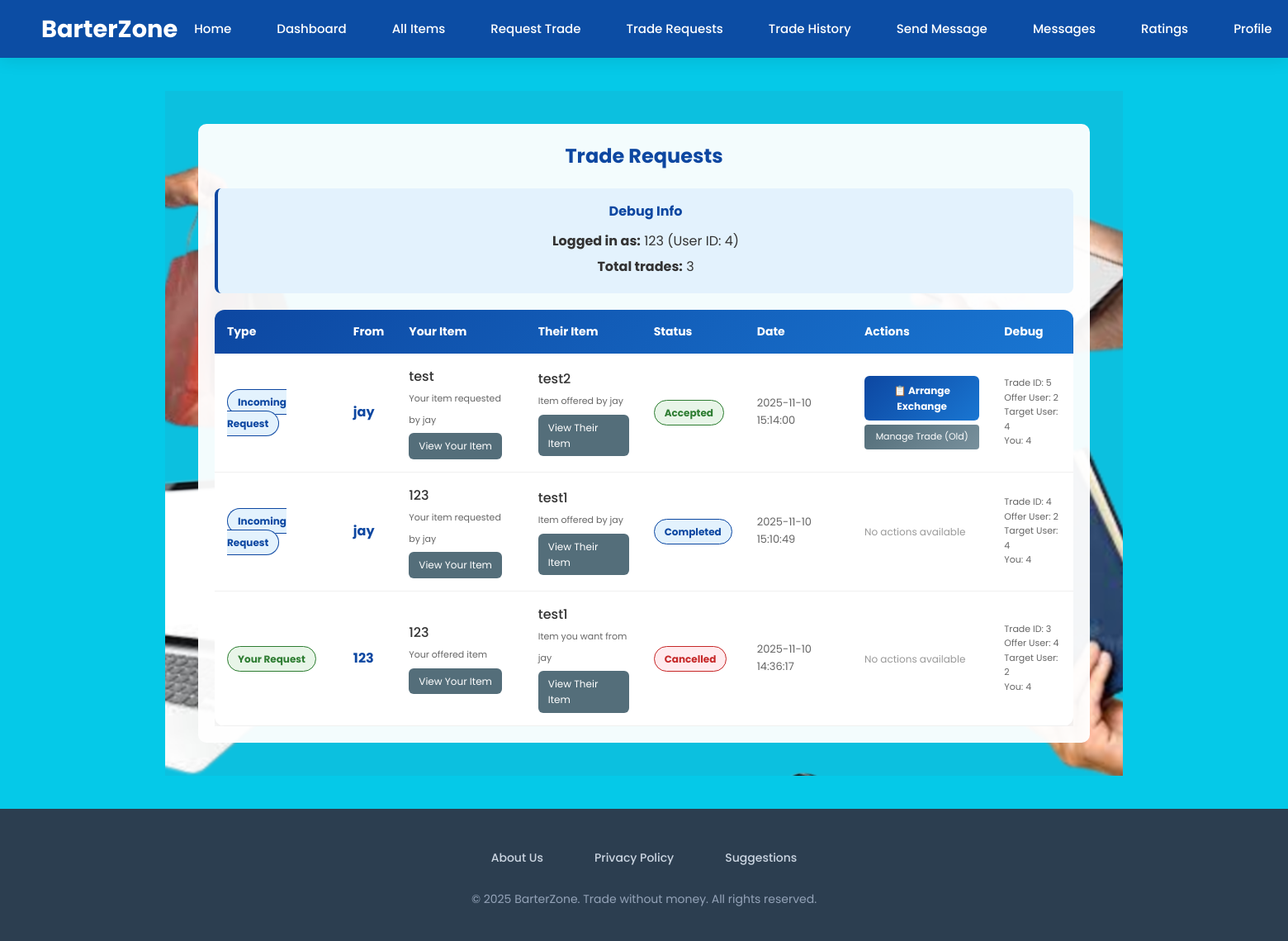
Before: /view_trade_requests (signed in) with the older database file.
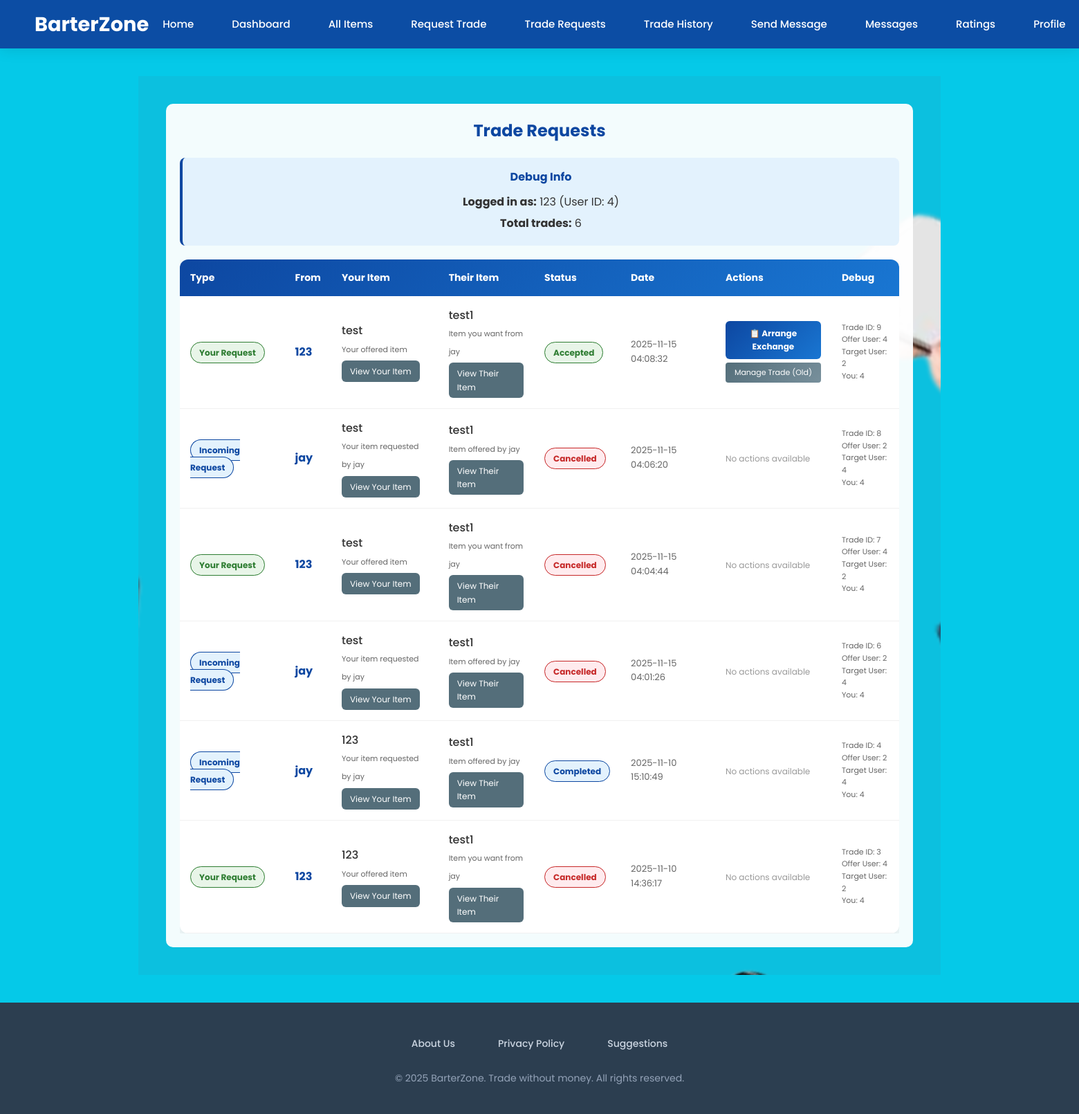
After: the same page with the newer database file.
### tables this page shows
CREATE TABLE trades (
            trade_id INTEGER PRIMARY KEY AUTOINCREMENT,
            offer_user_id INTEGER NOT NULL,
            target_user_id INTEGER NOT NULL,
            offer_item_id INTEGER NOT NULL,
            target_item_id INTEGER NOT NULL,
            trade_status TEXT DEFAULT 'pending',
            trade_date TIMESTAMP DEFAULT CURRENT_TIMESTAMP,
            offer_received BOOLEAN DEFAULT 0,
            target_received BOOLEAN DEFAULT 0,
            delivery_location TEXT,
            delivery_confirmed BOOLEAN DEFAULT 0,
            meetup_location TEXT,
            meetup_gps TEXT,
            meetup_confirmed BOOLEAN DEFAULT 0,
            meetup_preferred BOOLEAN DEFAULT 0,
            meetup_date TEXT,
            meetup_time TEXT,
            delivery_preferred BOOLEAN DEFAULT 0,
            delivery_date TEXT,
            delivery_courier TEXT,
            tracking_number TEXT,
            cancellation_reason TEXT,
            FOREIGN KEY (offer_user_id) REFERENCES users (id),
            FOREIGN KEY (target_user_id) REFERENCES users (id),
            FOREIGN KEY (offer_item_id) REFERENCES items (items_id),
            FOREIGN KEY (target_item_id) REFERENCES items (items_id)
        );

CREATE TABLE users (
            id INTEGER PRIMARY KEY AUTOINCREMENT,
            username TEXT UNIQUE NOT NULL,
            email TEXT,
            password TEXT NOT NULL,
            birthdate TEXT,
            location TEXT,
            full_name TEXT,
            contact TEXT,
            created_at TIMESTAMP DEFAULT CURRENT_TIMESTAMP
        , is_admin BOOLEAN DEFAULT 0);

CREATE TABLE items (
            items_id INTEGER PRIMARY KEY AUTOINCREMENT,
            user_id INTEGER,
            item_Name TEXT NOT NULL,
            item_Brand TEXT,
            item_Condition TEXT,
            item_DateBought TEXT,
            item_DateOffered TEXT,
            item_Description TEXT,
            item_image TEXT,
            item_available BOOLEAN DEFAULT 1,
            created_at TIMESTAMP DEFAULT CURRENT_TIMESTAMP,
            FOREIGN KEY (user_id) REFERENCES users (id)
        );

### app.py (the view)
@app.route('/view_trade_requests')
def view_trade_requests():
    if 'user_id' not in session:
        flash('Please login first.', 'warning')
        return redirect(url_for('login'))
    user_id = session['user_id']
    with sqlite3.connect(DB_NAME) as conn:
        conn.row_factory = sqlite3.Row
        trades = conn.execute("""
            SELECT t.*,
                   oi.item_Name as offer_item_name,
                   ti.item_Name as target_item_name,
                   oi.items_id as offer_item_id,
                   ti.items_id as target_item_id,
                   offer_user.username as offer_username,
                   offer_user.full_name as offer_full_name,
                   target_user.username as target_username,
                   target_user.full_name as target_full_name,
                   CASE
                       WHEN t.target_user_id = ? THEN 'Incoming Request'
                       WHEN t.offer_user_id = ? THEN 'Your Request'
                   END as request_type
            FROM trades t
            JOIN items oi ON t.offer_item_id = oi.items_id
            JOIN items ti ON t.target_item_id = ti.items_id
            JOIN users offer_user ON t.offer_user_id = offer_user.id
            JOIN users target_user ON t.target_user_id = target_user.id
            WHERE t.target_user_id = ? OR t.offer_user_id = ?
            ORDER BY t.trade_date DESC
        """, (user_id, user_id, user_id, user_id)).fetchall()
    return render_template('trade_requests.html', trades=trades)

### templates/trade_requests.html (shortened to what the changed rows need)
{% extends "base.html" %}
{% block content %}
<section class="hero-section">
  <div class="overlay" style="background: rgba(255,255,255,0.95); color:#333; max-width: 1200px; width:100%; padding:20px; border-radius:10px;">
    <h2 style="color:#0d47a1; margin-bottom:20px; text-align: center;">Trade Requests</h2>
    <div style="background: #e3f2fd; padding: 15px; border-radius: 8px; margin-bottom: 20px; border-left: 4px solid #0d47a1;">
      <h4 style="color:#0d47a1; margin:0 0 10px 0;">Debug Info</h4>
      <p style="margin:5px 0;"><strong>Logged in as:</strong> {{ session.username }} (User ID: {{ session.user_id }})</p>
      <p style="margin:5px 0;"><strong>Total trades:</strong> {{ trades|length }}</p>
    </div>
    {% if trades %}
    <div style="overflow-x: auto;">
      <table style="width:100%; border-collapse:collapse; text-align:left; background: white; border-radius: 12px; overflow: hidden; box-shadow: 0 4px 15px rgba(0,0,0,0.1);">
        <thead>
          <tr style="background: linear-gradient(135deg, #0d47a1 0%, #1976d2 100%); color:white;">
            <th style="padding:15px; font-size:14px;">Type</th>
            <th style="padding:15px; font-size:14px;">From</th>
            <th style="padding:15px; font-size:14px;">Your Item</th>
            <th style="padding:15px; font-size:14px;">Their Item</th>
            <th style="padding:15px; font-size:14px;">Status</th>
            <th style="padding:15px; font-size:14px;">Date</th>
            <th style="padding:15px; font-size:14px;">Actions</th>
            <th style="padding:15px; font-size:14px;">Debug</th>
          </tr>
        </thead>
        <tbody>
          {% for trade in trades %}
          <tr style="border-bottom:1px solid #f0f0f0; transition: background-color 0.3s ease;">
            <td style="padding:15px;">
              <span style="padding: 6px 12px; border-radius: 20px; font-size: 12px; font-weight: bold;
                {% if trade['request_type'] == 'Your Request' %}background-color: #e8f5e8; color: #2e7d32; border: 1px solid #2e7d32;
                {% else %}background-color: #e3f2fd; color: #0d47a1; border: 1px solid #0d47a1;{% endif %}">
                {{ trade['request_type'] }}
              </span>
            </td>
            <td style="padding:15px; font-weight:bold; color:#0d47a1;">
              {{ trade['offer_full_name'] or trade['offer_username'] }}
            </td>
            <td style="padding:15px;">
              <div style="font-weight: 500;">
                {% if trade['request_type'] == 'Your Request' %}
                    {{ trade['offer_item_name'] }}
                {% else %}
                    {{ trade['target_item_name'] }}
                {% endif %}
              </div>
              <small style="color: #666; font-size: 11px;">
                {% if trade['request_type'] == 'Your Request' %}
                    Your offered item
                {% else %}
                    Your item requested by {{ trade['offer_full_name'] or trade['offer_username'] }}
                {% endif %}
              </small>
              <br>
              {% if trade['request_type'] == 'Your Request' %}
                <a href="{{ url_for('view_item', item_id=trade['offer_item_id']) }}"
                   target="_blank"
                   style="margin-top: 5px; padding: 6px 12px; background: #546e7a; color: white; border: none; border-radius: 6px; font-size: 12px; cursor: pointer; text-decoration: none; display: inline-block;">
                  View Your Item
                </a>
              {% else %}
                <a href="{{ url_for('view_item', item_id=trade['target_item_id']) }}"
                   target="_blank"
                   style="margin-top: 5px; padding: 6px 12px; background: #546e7a; color: white; border: none; border-radius: 6px; font-size: 12px; cursor: pointer; text-decoration: none; display: inline-block;">
                  View Your Item
                </a>
              {% endif %}
            </td>
            <td style="padding:15px;">
              <div style="font-weight: 500;">
                {% if trade['request_type'] == 'Your Request' %}
                    {{ trade['target_item_name'] }}
                {% else %}
                    {{ trade['offer_item_name'] }}
                {% endif %}
              </div>
              <small style="color: #666; font-size: 11px;">
                {% if trade['request_type'] == 'Your Request' %}
                    Item you want from {{ trade['target_full_name'] or trade['target_username'] }}
                {% else %}
                    Item offered by {{ trade['offer_full_name'] or trade['offer_username'] }}
                {% endif %}
              </small>
              <br>
              {% if trade['request_type'] == 'Your Request' %}
                <a href="{{ url_for('view_item', item_id=trade['target_item_id']) }}"
                   target="_blank"
                   style="margin-top: 5px; padding: 6px 12px; background: #546e7a; color: white; border: none; border-radius: 6px; font-size: 12px; cursor: pointer; text-decoration: none; display: inline-block;">
                  View Their Item
                </a>
              {% else %}
                <a href="{{ url_for('view_item', item_id=trade['offer_item_id']) }}"
                   target="_blank"
                   style="margin-top: 5px; padding: 6px 12px; background: #546e7a; color: white; border: none; border-radius: 6px; font-size: 12px; cursor: pointer; text-decoration: none; display: inline-block;">
                  View Their Item
                </a>
              {% endif %}
            </td>
            <td style="padding:15px;">
              <span style="padding: 6px 12px; border-radius: 20px; font-size: 12px; font-weight: bold;
                {% if trade['trade_status'] == 'pending' %}background-color: #fff3e0; color: #ef6c00; border: 1px solid #ef6c00;
                {% elif trade['trade_status'] == 'accepted' %}background-color: #e8f5e8; color: #2e7d32; border: 1px solid #2e7d32;
                {% elif trade['trade_status'] == 'completed' %}background-color: #e3f2fd; color: #0d47a1; border: 1px solid #0d47a1;
                {% else %}background-color: #ffebee; color: #c62828; border: 1px solid #c62828;{% endif %}">
                {{ trade['trade_status']|title }}
              </span>
            </td>
            <td style="padding:15px; color: #666; font-size: 13px;">
              {{ trade['trade_date'] }}
            </td>
            <td style="padding:15px;">
              {% if trade['request_type'] == 'Incoming Request' and trade['trade_status'] == 'pending' %}
              <form method="POST" action="{{ url_for('respond_trade', trade_id=trade['trade_id']) }}" style="display: flex; gap: 5px; flex-direction: column;">
                <button type="submit" name="action" value="accept"
                        style="padding: 8px 12px; background: linear-gradient(135deg, #4CAF50 0%, #66BB6A 100%); color: white; border: none; border-radius: 6px; font-size: 12px; font-weight: bold; cursor: pointer; transition: all 0.3s ease;">
                  Accept
                </button>
                <button type="submit" name="action" value="decline"
                        style="padding: 8px 12px; background: linear-gradient(135deg, #f44336 0%, #ef5350 100%); color: white; border: none; border-radius: 6px; font-size: 12px; font-weight: bold; cursor: pointer; transition: all 0.3s ease;">
                  Decline
                </button>
              </form>
              {% elif trade['trade_status'] == 'accepted' %}
              <div style="display: flex; gap: 5px; flex-direction: column;">
                <a href="{{ url_for('trade_arrangement', trade_id=trade['trade_id']) }}"
                   class="btn btn-info btn-sm"
                   style="padding: 8px 12px; background: linear-gradient(135deg, #0d47a1 0%, #1976d2 100%); color: white; border: none; border-radius: 6px; font-size: 12px; font-weight: bold; cursor: pointer; transition: all 0.3s ease; text-decoration: none; display: inline-block; text-align: center;">
                  📋 Arrange Exchange
                </a>
                <a href="{{ url_for('trade_history') }}"
                   style="padding: 6px 10px; background: linear-gradient(135deg, #546e7a 0%, #78909c 100%); color: white; border: none; border-radius: 4px; font-size: 11px; cursor: pointer; transition: all 0.3s ease; text-decoration: none; display: inline-block; text-align: center;">
                  Manage Trade (Old)
                </a>
              </div>
              {% else %}
              <span style="color: #999; font-size: 12px;">No actions available</span>
              {% endif %}
            </td>
            <td style="padding:15px; font-size: 11px; color: #666;">
              <div>Trade ID: {{ trade['trade_id'] }}</div>
              <div>Offer User: {{ trade['offer_user_id'] }}</div>
              <div>Target User: {{ trade['target_user_id'] }}</div>
              <div>You: {{ session.user_id }}</div>
            </td>
          </tr>
          {% endfor %}
        </tbody>
      </table>
    </div>
    {% endif %}
  </div>
</section>
{% endblock %}

Changed rows visible on the page:
no longer on this page (row edited): trades: request_type "Incoming Request", full_name "jay", target_item_name "test", offer_item_name "test2", trade_status "Accepted", trade_date "2025-11-10 15:14:00", trade_id "5", offer_user_id "2", target_user_id "4", user_id "4"
added trades: request_type "Your Request", full_name "123", offer_item_name "test", shows "Your offered item", target_item_name "test1", full_name "jay", trade_status "Accepted", trade_date "2025-11-15 04:08:32", trade_id "9", offer_user_id "4", target_user_id "2", user_id "4"
added trades: request_type "Incoming Request", full_name "jay", target_item_name "test", offer_item_name "test1", trade_status "Cancelled", trade_date "2025-11-15 04:06:20", shows "No actions available", trade_id "8", offer_user_id "2", target_user_id "4", user_id "4"
added trades: request_type "Your Request", full_name "123", offer_item_name "test", shows "Your offered item", target_item_name "test1", full_name "jay", trade_status "Cancelled", trade_date "2025-11-15 04:04:44", shows "No actions available", trade_id "7", offer_user_id "4", target_user_id "2", user_id "4"
added trades: request_type "Incoming Request", full_name "jay", target_item_name "test", offer_item_name "test1", trade_status "Cancelled", trade_date "2025-11-15 04:01:26", shows "No actions available", trade_id "6", offer_user_id "2", target_user_id "4", user_id "4"
Other visible differences:
{{ trades|length }}: "3" → "6"
